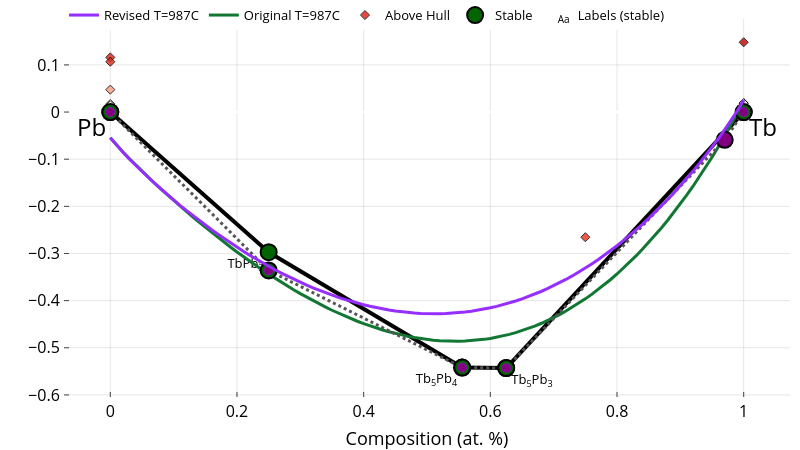

The cell this chart's notebook holds for it:
### Code cell
from pymatgen.analysis.phase_diagram import PDPlotter, PhaseDiagram, PDEntry
pdp = PDPlotter(bl.dft_ch)
from gliquid.binary import t_sym, a_sym, b_sym, c_sym, d_sym, xb_sym
import sympy as sp

t_eval_c = 987
t_eval = t_eval_c + 273.15

def get_g_curve(A=0, B=0, C=0, D=0, T=0, name="") -> go.Scatter:
    """
    Args:
        A, B, C, D (float): Non-ideal mixing parameters.
        T (float): Temperature in Kelvin.

    Returns:
        go.Scatter: Plotly scatter trace for the Gibbs free energy curve.
    """
    g = bl.eqs['g_liquid'].subs({t_sym: T, a_sym: A, b_sym: B, c_sym: C, d_sym: D})
    gliq_vals = sp.lambdify(xb_sym, g, 'numpy')(_x_vals[1:-1]) if g.has(xb_sym) else [0] * len(_x_vals[1:-1])
    ga = np.float64(bl.eqs['ga'].subs({t_sym: T}) / 96485)
    gb = np.float64(bl.eqs['gb'].subs({t_sym: T}) / 96485)
    if name == "":
        name += "Liquid T=" + str(int(T-273.15)) + "C"

    return go.Scatter(
        x=_x_vals,
        y=[ga] + [g / 96485 for g in gliq_vals] + [gb],
        mode='lines',
        name=name
    )

fig = pdp.get_plot()

# fig.add_hline(y=0, line_color="lightgray", line_width=1, opacity=0.4)
fig.add_trace(get_g_curve(A=pred_params[0], B=pred_params[1], C=pred_params[2], D=pred_params[3],
                          T=t_eval, name=f"Original T={t_eval_c}C").update(line=dict(color='#117733', width=3)))

print("Phase energies at t_eval (eV/atom):")
for p in bl.phases:
    if 'enthalpy' in p:
        print(p['name'] + f" @ t_eval ({t_eval})", (p['enthalpy'] - p.get('entropy', 0)*t_eval)/96485.0)

allpoints = [[p['comp'], (p['enthalpy'] - p.get('entropy', 0)*t_eval)/96485.0] for p in bl.phases[:-1]]
newpoints = [[p['comp'], (p['enthalpy'] - p.get('entropy', 0)*t_eval)/96485.0] for p in bl.phases[:-1] if ('entropy' in p or p['name'] == 'α-Tb')]
oldpoints = [[p['comp'], (p['enthalpy'] - p.get('entropy', 0)*t_eval)/96485.0] for p in bl.phases[:-1] if not ('entropy' in p or p['name'] == 'α-Tb')]

# Plot connecting lines between all points
for i in range(len(allpoints) - 1):
    fig.add_trace(go.Scatter(
        x=[allpoints[i][0], allpoints[i+1][0]],
        y=[allpoints[i][1], allpoints[i+1][1]],
        mode='lines',
        line=dict(color='#555555', dash='dot', width=3),
        showlegend=False
    ))


# Fix the data structure - remove the extra brackets
fig.add_trace(go.Scatter(
    x=[p[0] for p in newpoints],
    y=[p[1] for p in newpoints],
    mode='markers',
    marker=dict(color="purple", size=16, symbol='circle', line=dict(width=2, color='black')),
    showlegend=False
))

fig.add_trace(go.Scatter(
    x=[p[0] for p in oldpoints],
    y=[p[1] for p in oldpoints],
    mode='markers',
    marker=dict(color="darkgreen", size=16, symbol='circle', line=dict(width=2, color='black')),
    showlegend=False
))

# Add smaller purple circles inside the darkgreen circles
fig.add_trace(go.Scatter(
    x=[p[0] for p in oldpoints],
    y=[p[1] for p in oldpoints],
    mode='markers',
    marker=dict(color="purple", size=9, symbol='circle', line=dict(width=0.5, color='#Be03Fd')),
    showlegend=False
))

fig.add_trace(get_g_curve(A=adj_params[0], B=adj_params[1], C=adj_params[2], D=adj_params[3],
                          T=t_eval, name=f"Revised T={t_eval_c}C").update(line=dict(color='#962EFF', width=3)))

fig.update_layout(plot_bgcolor='white',
                  paper_bgcolor='white', 
                  xaxis=dict(title=dict(text="Composition (at. %)", font=dict(size=18)),
                            tickfont=dict(color='black'), mirror=False),
                  yaxis=dict(title=dict(text="", font=dict(size=18)),
                            tickfont=dict(color='black'), mirror=False),
                  font=dict(color='black', size=13),  # Sets default font color for all text elements
                  width=800, height=450)


fig.show()

# fig_dict = fig.to_dict()
# fig_dict['layout'].pop('annotations', None)
# fig_dict['layout'].pop('title', None)
# fig_dict['layout']['xaxis'].pop('title', None)
# fig_dict['layout']['yaxis'].pop('title', None)
# fig_dict['data'] = [trace for trace in fig_dict['data'] if trace.get('mode') != 'text']
# cleaned = go.Figure(fig_dict)
# cleaned.layout.showlegend = False
# cleaned.layout.xaxis.showticklabels = False
# cleaned.layout.yaxis.showticklabels = False
# cleaned.update_layout(xaxis_range=[-0.03, 1.015])
# cleaned.show()
# Add a horizontal line at y=0

# figures_dir = cfg.project_root / "figures"
# if os.path.isdir(figures_dir):
#     fig.write_image(figures_dir / "Pb-Tb_chull_overlaid.svg")
#     cleaned.write_image(figures_dir / "Pb-Tb_chull_overlaid_cleaned.svg")
#     print(f"Figures saved to {figures_dir}")

### Figure 1 — Plotly figure (JSON) as saved in the notebook; plotly's stock layout.template omitted (floating-point values rounded to 4 significant figures)
{"data": [{"hoverinfo": "none", "line": {"color": "black", "width": 4}, "mode": "lines", "showlegend": false, "type": "scatter", "x": [0.625, 0.5556, null, 0.625, 1, null, 0.25, 0, null, 0.25, 0.5556, null], "y": [-0.5431, -0.5419, null, -0.5431, 0, null, -0.2973, 0, null, -0.2973, -0.5419, null]}, {"hoverinfo": "skip", "mode": "text", "name": "Labels (stable)", "opacity": 1, "showlegend": true, "text": ["Tb<sub>5</sub>Pb<sub>3</sub>", "Tb<sub>5</sub>Pb<sub>4</sub>", "TbPb<sub>3</sub>"], "textposition": ["bottom right", "bottom left", "bottom left"], "type": "scatter", "visible": true, "x": [0.633, 0.5476, 0.242], "y": [-0.5561, -0.5549, -0.3103]}, {"error_y": {"array": [0, 0, 0, 0, 0], "color": "gray", "thickness": 2.5, "type": "data", "width": 5}, "hoverinfo": "text", "hoverlabel": {"font": {"size": 14}}, "hovertext": ["Tb<sub>5</sub>Pb<sub>3</sub> (mp-1105825-GGA) <br>  Formation energy: -0.543 eV/atom <br>  (Stable)", "Tb<sub>5</sub>Pb<sub>4</sub> (mp-1198033-GGA) <br>  Formation energy: -0.542 eV/atom <br>  (Stable)", "Tb (mp-11698-GGA) <br>  Formation energy: 0.0 eV/atom <br>  (Stable)", "TbPb<sub>3</sub> (mp-21156-GGA) <br>  Formation energy: -0.297 eV/atom <br>  (Stable)", "Pb (mp-20483-GGA) <br>  Formation energy: 0.0 eV/atom <br>  (Stable)"], "marker": {"color": "darkgreen", "line": {"color": "black", "width": 2}, "size": 16}, "mode": "markers", "name": "Stable", "opacity": 0.99, "showlegend": true, "type": "scatter", "x": [0.625, 0.5556, 1, 0.25, 0], "y": [-0.5431, -0.5419, 0, -0.2973, 0]}, {"hoverinfo": "text", "hoverlabel": {"font": {"size": 14}}, "hovertext": ["Pb (mp-1102666-GGA) <br>  Formation energy: 0.116 eV/atom <br>  Energy Above Hull: (+0.116 eV/atom)", "Pb (mp-1057273-GGA) <br>  Formation energy: 0.107 eV/atom <br>  Energy Above Hull: (+0.107 eV/atom)", "Pb (mp-1186444-GGA) <br>  Formation energy: 0.017 eV/atom <br>  Energy Above Hull: (+0.017 eV/atom)", "Pb (mp-20745-GGA) <br>  Formation energy: 0.014 eV/atom <br>  Energy Above Hull: (+0.014 eV/atom)", "Pb (mp-22692-GGA) <br>  Formation energy: 0.048 eV/atom <br>  Energy Above Hull: (+0.048 eV/atom)", "Tb (mp-18-GGA) <br>  Formation energy: 0.019 eV/atom <br>  Energy Above Hull: (+0.019 eV/atom)", "Tb (mp-571249-GGA) <br>  Formation energy: 0.014 eV/atom <br>  Energy Above Hull: (+0.014 eV/atom)", "Tb (mp-7163-GGA) <br>  Formation energy: 0.019 eV/atom <br>  Energy Above Hull: (+0.019 eV/atom)", "Tb (mp-11446-GGA) <br>  Formation energy: 0.148 eV/atom <br>  Energy Above Hull: (+0.148 eV/atom)", "Tb<sub>3</sub>Pb (mp-1187325-GGA) <br>  Formation energy: -0.266 eV/atom <br>  Energy Above Hull: (+0.097 eV/atom)"], "marker": {"color": [0.116, 0.107, 0.017, 0.014, 0.048, 0.019, 0.014, 0.019, 0.148, 0.097], "colorscale": [[0, "#fff5e3"], [0.5, "#f24324"], [1, "#c40000"]], "line": {"color": "black", "width": 1}, "opacity": 0.8, "size": 7, "symbol": "diamond"}, "mode": "markers", "name": "Above Hull", "showlegend": true, "type": "scatter", "x": [0, 0, 0, 0, 0, 1, 1, 1, 1, 0.75], "y": [0.1159, 0.1068, 0.01713, 0.01427, 0.04754, 0.01891, 0.01368, 0.01889, 0.148, -0.2655]}, {"line": {"color": "#117733", "width": 3}, "mode": "lines", "name": "Original T=987C", "type": "scatter", "x": [0, 0.01, 0.02, 0.03, 0.04, 0.05, 0.06, 0.07, 0.08, 0.09, 0.1, 0.11, 0.12, 0.13, 0.14, 0.15, 0.16, 0.17, 0.18, 0.19, 0.2, 0.21, 0.22, 0.23, 0.24, 0.25, 0.26, 0.27, 0.28, 0.29, 0.3, 0.31, 0.32, 0.33, 0.34, 0.35, 0.36, 0.37, 0.38, 0.39, 0.4, 0.41, 0.42, 0.43, 0.44, 0.45, 0.46, 0.47, 0.48, 0.49, 0.5, 0.51, 0.52, 0.53, 0.54, 0.55, 0.56, 0.57, 0.58, 0.59, 0.6, 0.61, 0.62, 0.63, 0.64, 0.65, 0.66, 0.67, 0.68, 0.69, 0.7, 0.71, 0.72, 0.73, 0.74, 0.75, 0.76, 0.77, 0.78, 0.79, 0.8, 0.81, 0.82, 0.83, 0.84, 0.85, 0.86, 0.87, 0.88, 0.89, 0.9, 0.91, 0.92, 0.93, 0.94, 0.95, 0.96, 0.97, 0.98, 0.99, 1], "y": [-0.05432, -0.07037, -0.08489, -0.09879, -0.1123, -0.1254, -0.1383, -0.151, -0.1634, -0.1756, -0.1876, -0.1993, -0.2109, -0.2223, -0.2336, -0.2446, -0.2554, -0.266, -0.2765, -0.2867, -0.2967, -0.3066, -0.3162, -0.3256, -0.3348, -0.3438, -0.3525, -0.3611, -0.3693, -0.3774, -0.3852, -0.3928, -0.4001, -0.4071, -0.4139, -0.4204, -0.4267, -0.4326, -0.4383, -0.4437, -0.4488, -0.4536, -0.4581, -0.4623, -0.4662, -0.4697, -0.4729, -0.4758, -0.4783, -0.4805, -0.4824, -0.4839, -0.485, -0.4857, -0.4861, -0.4861, -0.4857, -0.4849, -0.4837, -0.4822, -0.4802, -0.4777, -0.4749, -0.4716, -0.4679, -0.4637, -0.4591, -0.4541, -0.4485, -0.4425, -0.4361, -0.4291, -0.4216, -0.4137, -0.4052, -0.3963, -0.3868, -0.3768, -0.3662, -0.3551, -0.3435, -0.3313, -0.3185, -0.3052, -0.2912, -0.2767, -0.2616, -0.2458, -0.2294, -0.2124, -0.1947, -0.1764, -0.1573, -0.1376, -0.1171, -0.09586, -0.0738, -0.05087, -0.02696, -0.00188, 0.02532]}, {"line": {"color": "#555555", "dash": "dot", "width": 3}, "mode": "lines", "showlegend": false, "type": "scatter", "x": [0, 0.25], "y": [0, -0.336]}, {"line": {"color": "#555555", "dash": "dot", "width": 3}, "mode": "lines", "showlegend": false, "type": "scatter", "x": [0.25, 0.5556], "y": [-0.336, -0.5419]}, {"line": {"color": "#555555", "dash": "dot", "width": 3}, "mode": "lines", "showlegend": false, "type": "scatter", "x": [0.5556, 0.625], "y": [-0.5419, -0.5431]}, {"line": {"color": "#555555", "dash": "dot", "width": 3}, "mode": "lines", "showlegend": false, "type": "scatter", "x": [0.625, 0.97], "y": [-0.5431, -0.059]}, {"line": {"color": "#555555", "dash": "dot", "width": 3}, "mode": "lines", "showlegend": false, "type": "scatter", "x": [0.97, 1], "y": [-0.059, 0]}, {"marker": {"color": "purple", "line": {"color": "black", "width": 2}, "size": 16, "symbol": "circle"}, "mode": "markers", "showlegend": false, "type": "scatter", "x": [0.97], "y": [-0.059]}, {"marker": {"color": "darkgreen", "line": {"color": "black", "width": 2}, "size": 16, "symbol": "circle"}, "mode": "markers", "showlegend": false, "type": "scatter", "x": [0, 0.25, 0.5556, 0.625, 1], "y": [0, -0.336, -0.5419, -0.5431, 0]}, {"marker": {"color": "purple", "line": {"color": "#Be03Fd", "width": 0.5}, "size": 9, "symbol": "circle"}, "mode": "markers", "showlegend": false, "type": "scatter", "x": [0, 0.25, 0.5556, 0.625, 1], "y": [0, -0.336, -0.5419, -0.5431, 0]}, {"line": {"color": "#962EFF", "width": 3}, "mode": "lines", "name": "Revised T=987C", "type": "scatter", "x": [0, 0.01, 0.02, 0.03, 0.04, 0.05, 0.06, 0.07, 0.08, 0.09, 0.1, 0.11, 0.12, 0.13, 0.14, 0.15, 0.16, 0.17, 0.18, 0.19, 0.2, 0.21, 0.22, 0.23, 0.24, 0.25, 0.26, 0.27, 0.28, 0.29, 0.3, 0.31, 0.32, 0.33, 0.34, 0.35, 0.36, 0.37, 0.38, 0.39, 0.4, 0.41, 0.42, 0.43, 0.44, 0.45, 0.46, 0.47, 0.48, 0.49, 0.5, 0.51, 0.52, 0.53, 0.54, 0.55, 0.56, 0.57, 0.58, 0.59, 0.6, 0.61, 0.62, 0.63, 0.64, 0.65, 0.66, 0.67, 0.68, 0.69, 0.7, 0.71, 0.72, 0.73, 0.74, 0.75, 0.76, 0.77, 0.78, 0.79, 0.8, 0.81, 0.82, 0.83, 0.84, 0.85, 0.86, 0.87, 0.88, 0.89, 0.9, 0.91, 0.92, 0.93, 0.94, 0.95, 0.96, 0.97, 0.98, 0.99, 1], "y": [-0.05432, -0.07073, -0.08549, -0.09954, -0.1131, -0.1262, -0.1389, -0.1513, -0.1633, -0.1751, -0.1866, -0.1978, -0.2087, -0.2194, -0.2297, -0.2399, -0.2498, -0.2594, -0.2687, -0.2778, -0.2867, -0.2953, -0.3036, -0.3117, -0.3196, -0.3271, -0.3345, -0.3415, -0.3483, -0.3548, -0.3611, -0.3671, -0.3728, -0.3783, -0.3835, -0.3884, -0.3931, -0.3974, -0.4015, -0.4053, -0.4088, -0.4121, -0.415, -0.4176, -0.42, -0.422, -0.4238, -0.4252, -0.4264, -0.4272, -0.4277, -0.4279, -0.4278, -0.4274, -0.4267, -0.4256, -0.4242, -0.4224, -0.4204, -0.418, -0.4152, -0.4121, -0.4087, -0.4049, -0.4008, -0.3963, -0.3914, -0.3862, -0.3806, -0.3747, -0.3683, -0.3616, -0.3545, -0.3471, -0.3392, -0.3309, -0.3223, -0.3132, -0.3037, -0.2939, -0.2836, -0.2729, -0.2617, -0.2501, -0.2381, -0.2256, -0.2127, -0.1994, -0.1855, -0.1712, -0.1564, -0.141, -0.1252, -0.1088, -0.09189, -0.07437, -0.05623, -0.0374, -0.01779, 0.002804, 0.02532]}], "layout": {"annotations": [{"align": "center", "font": {"color": "#000000", "size": 24}, "opacity": 1, "showarrow": false, "text": "Tb", "x": 1.03, "xref": "x", "y": -0.03, "yref": "y"}, {"align": "center", "font": {"color": "#000000", "size": 24}, "opacity": 1, "showarrow": false, "text": "Pb", "x": -0.03, "xref": "x", "y": -0.03, "yref": "y"}], "autosize": true, "coloraxis": {"colorbar": {"x": 1, "y": 0.05, "yanchor": "top"}}, "font": {"color": "black", "size": 13}, "height": 450, "hovermode": "closest", "legend": {"orientation": "h", "tracegroupgap": 7, "traceorder": "reversed", "x": 0, "xanchor": "left", "y": 1.05}, "margin": {"b": 10, "l": 10, "pad": 0, "r": 10, "t": 0}, "paper_bgcolor": "white", "plot_bgcolor": "white", "showlegend": true, "width": 800, "xaxis": {"anchor": "y", "gridcolor": "rgba(0,0,0,0.1)", "mirror": false, "nticks": 8, "showgrid": true, "showline": true, "side": "bottom", "tickfont": {"color": "black", "size": 16}, "ticks": "inside", "title": {"font": {"color": "#000000", "size": 18}, "text": "Composition (at. %)"}, "type": "linear", "zeroline": false}, "yaxis": {"anchor": "x", "gridcolor": "rgba(0,0,0,0.1)", "mirror": false, "showgrid": true, "showline": true, "side": "left", "tickfont": {"color": "black", "size": 16}, "ticks": "inside", "title": {"font": {"color": "#000000", "size": 18}, "text": ""}, "type": "linear"}}}
